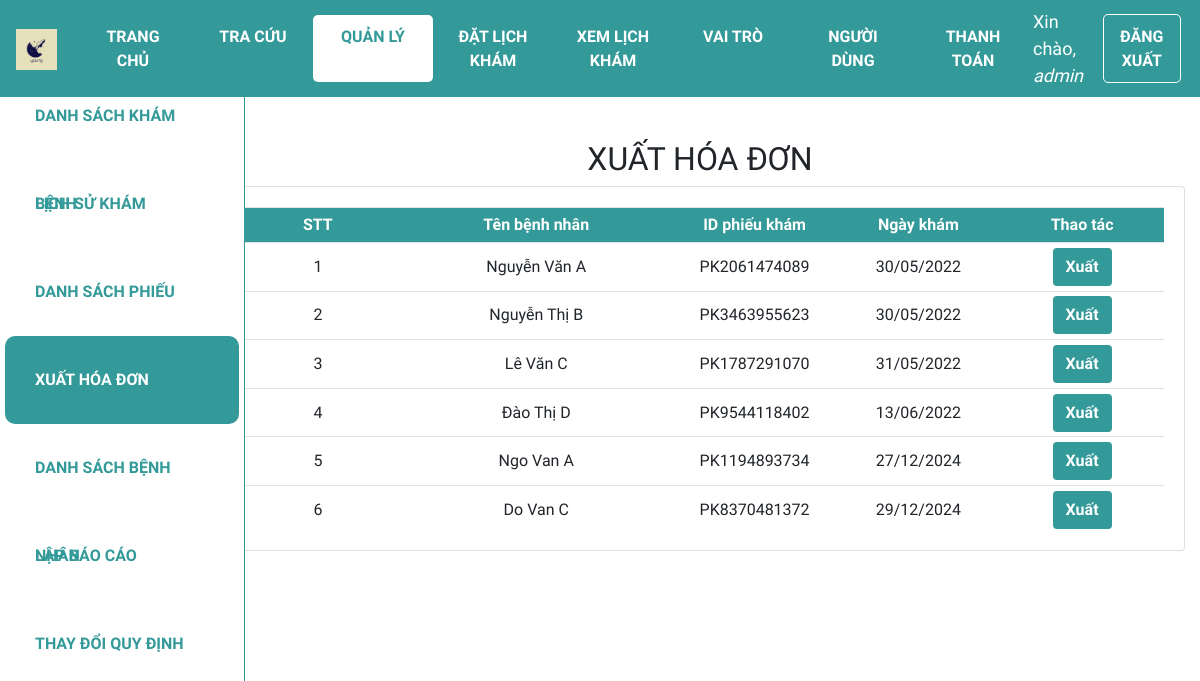
Page /xuathoadon (signed in) on the earlier database version.
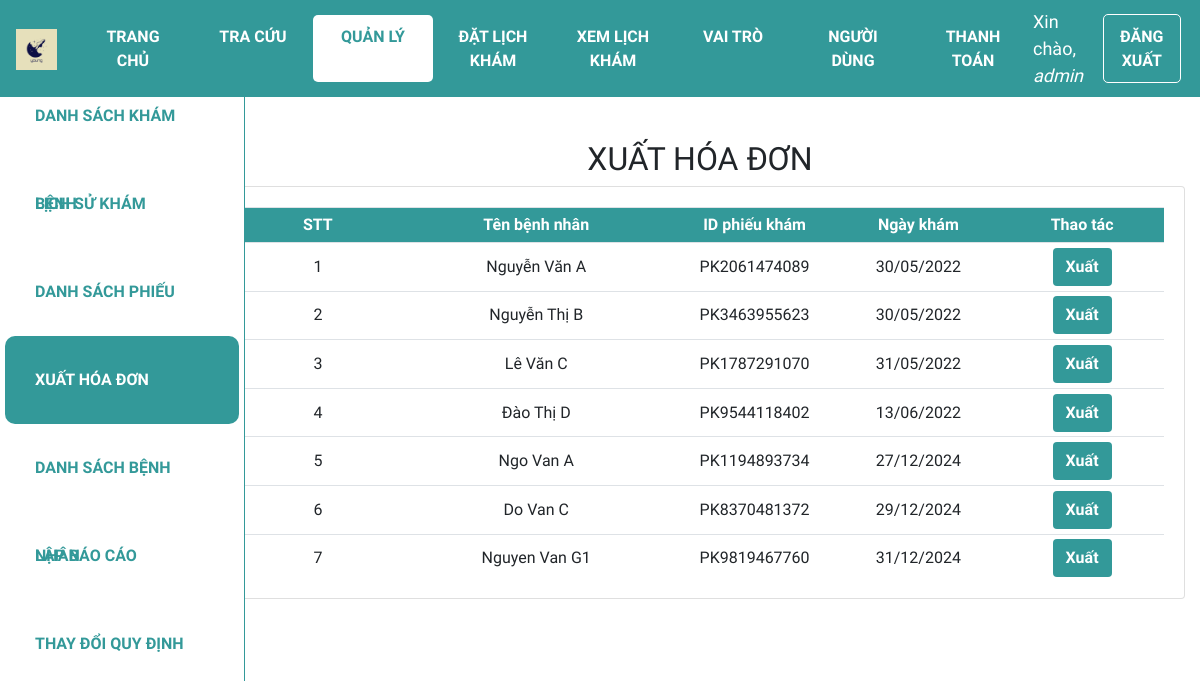
Same page on the later database version.
### web_core/models.py (models this page shows, shortened)
class PHIEUKHAM(models.Model):
    id = ShortUUIDField(
        verbose_name='ID phiếu khám',
        length=10,
        max_length=12,
        prefix="PK",
        alphabet="0123456789",
        primary_key=True
    )
    id_benhnhan = models.ForeignKey(BENHNHAN, on_delete=models.CASCADE, verbose_name='ID bệnh nhân', null=True)
    ngay_kham = models.DateTimeField('Ngày khám', auto_now_add=True)
    trieu_chung = models.CharField('Triệu chứng', max_length=100)
    loai_benh = models.ForeignKey(
        DANHMUC,
        on_delete=models.CASCADE,
        limit_choices_to={'loai': 'Bệnh'},
        related_name='benh',
        verbose_name='Loại bệnh',
        null=True
    )

class BENHNHAN(models.Model):
    GIOITINH = (
        ('Nam', 'Nam'),
        ('Nữ', 'Nữ'),
    )
    id = ShortUUIDField(
        verbose_name='ID bệnh nhân',
        length=10,
        max_length=12,
        prefix="BN",
        alphabet="0123456789",
        primary_key=True
    )
    ho_ten = models.CharField('Họ tên', max_length=100)
    gioi_tinh = models.CharField('Giới tính', max_length=3, choices=GIOITINH)
    ngay_sinh = models.DateField('Ngày sinh', default='1990-01-01', null=True)
    dia_chi = models.CharField('Địa chỉ', max_length=255, null=True)
    appointment = models.OneToOneField('Appointment', on_delete=models.SET_NULL, null=True, blank=True)
    class Meta:
        permissions = [
            ('view_medicalrecord', 'Can view medical record'),
            ('change_medicalrecord', 'Can edit medical record'),
        ]

### web_core/views.py (the view)
# urls.py: path('xuathoadon', views.xuathoadon, name='quanli_xuathoadon'),
@login_required(login_url='login')
def xuathoadon(request):
    user = request.user
    if user.groups.filter(name__in=['admin', 'customer']).exists():
        phieukhams = PHIEUKHAM.objects.all()  # Lấy tất cả hóa đơn
    elif user.groups.filter(name='guest').exists():
        phieukhams = PHIEUKHAM.objects.filter(id_benhnhan=user)
    else:
        phieukhams = []  # Không trả về dữ liệu nếu không có quyền
    enum_xhd = enumerate(phieukhams, start=1)
    context = {'phieukhams': phieukhams, 'enum_xhd': enum_xhd}
    return render(request, 'web_core/xuathoadon.html', context)

### web_core/templates/web_core/xuathoadon.html (shortened to what this page needs)
{% extends 'web_core/main.html' %}
{% block content %}
<div class="row">
    <div class="col-md-2">
        {% include 'web_core/sidebar.html' %}
    </div>
    <div class="col-md-10">
        <h2 class="table-title" style>XUẤT HÓA ĐƠN</h2>
        <div class="card card-body">
            <table class='table table-sm'>
                <tr class="table-head">
                    <th class="small-content">STT</th>
                    <th class="mid-content">Tên bệnh nhân</th>
                    <th class="small-content">ID phiếu khám</th>
                    <th class="small-content">Ngày khám</th>
                    <th class="small-content">Thao tác</th>
                </tr>
                {% for index, phieukham in enum_xhd %}
                <tr>
                    <td class="small-content">{{index}}</td>
                    <td class="mid-content">{{phieukham.id_benhnhan.ho_ten}} </td>
                    <td class="small-content">{{phieukham.id}}</td>
                    <td class="small-content">{{phieukham.ngay_kham|date:"d/m/Y"}}</td>
                    <td class="small-content">
                        <a class='btn add-btn' href="{% url 'quanli_xuathoadon_hoadon' phieukham.id%}">Xuất</a>
                    </td>
                </tr>
                {% endfor %}
            </table>
        </div>
    </div>
</div>
{% endblock %}

Differences in the rows shown:
added PHIEUKHAM: index "7", id_benhnhan.ho_ten "Nguyen Van G1", id "PK9819467760", ngay_kham "31/12/2024"
